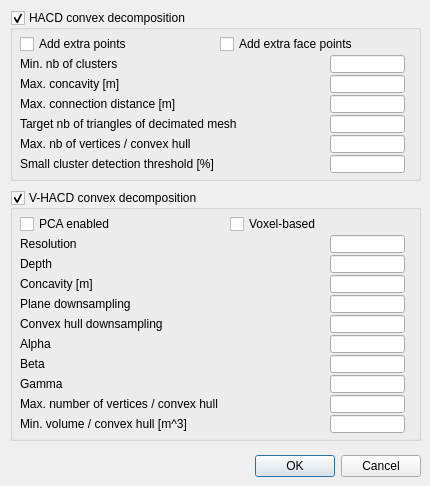
<?xml version="1.0" encoding="UTF-8"?>
<ui version="4.0">
 <class>CQDlgConvexDecomposition</class>
 <widget class="QDialog" name="CQDlgConvexDecomposition">
  <property name="geometry">
   <rect>
    <x>0</x>
    <y>0</y>
    <width>430</width>
    <height>486</height>
   </rect>
  </property>
  <property name="windowTitle">
   <string>Convex Decomposition</string>
  </property>
  <property name="locale">
   <locale language="English" country="UnitedStates"/>
  </property>
  <widget class="QDialogButtonBox" name="qqOkCancel">
   <property name="geometry">
    <rect>
     <x>10</x>
     <y>450</y>
     <width>411</width>
     <height>32</height>
    </rect>
   </property>
   <property name="standardButtons">
    <set>QDialogButtonBox::Cancel|QDialogButtonBox::Ok</set>
   </property>
  </widget>
  <widget class="QGroupBox" name="qqHACD">
   <property name="geometry">
    <rect>
     <x>10</x>
     <y>10</y>
     <width>411</width>
     <height>171</height>
    </rect>
   </property>
   <property name="title">
    <string>HACD convex decomposition</string>
   </property>
   <property name="flat">
    <bool>false</bool>
   </property>
   <property name="checkable">
    <bool>true</bool>
   </property>
   <widget class="QLineEdit" name="qqTargetBlabla">
    <property name="geometry">
     <rect>
      <x>320</x>
      <y>105</y>
      <width>75</width>
      <height>18</height>
     </rect>
    </property>
   </widget>
   <widget class="QLineEdit" name="qqMaxHullVertices">
    <property name="geometry">
     <rect>
      <x>320</x>
      <y>125</y>
      <width>75</width>
      <height>18</height>
     </rect>
    </property>
   </widget>
   <widget class="QLabel" name="label_6">
    <property name="geometry">
     <rect>
      <x>10</x>
      <y>145</y>
      <width>291</width>
      <height>18</height>
     </rect>
    </property>
    <property name="text">
     <string>Small cluster detection threshold [%]</string>
    </property>
   </widget>
   <widget class="QCheckBox" name="qqExtraDistPoints">
    <property name="geometry">
     <rect>
      <x>10</x>
      <y>25</y>
      <width>201</width>
      <height>18</height>
     </rect>
    </property>
    <property name="focusPolicy">
     <enum>Qt::StrongFocus</enum>
    </property>
    <property name="text">
     <string>Add extra points</string>
    </property>
   </widget>
   <widget class="QLabel" name="label_2">
    <property name="geometry">
     <rect>
      <x>10</x>
      <y>65</y>
      <width>211</width>
      <height>18</height>
     </rect>
    </property>
    <property name="text">
     <string>Max. concavity [m]</string>
    </property>
   </widget>
   <widget class="QLabel" name="label_4">
    <property name="geometry">
     <rect>
      <x>10</x>
      <y>105</y>
      <width>301</width>
      <height>18</height>
     </rect>
    </property>
    <property name="text">
     <string>Target nb of triangles of decimated mesh</string>
    </property>
   </widget>
   <widget class="QLineEdit" name="qqConnectDist">
    <property name="geometry">
     <rect>
      <x>320</x>
      <y>85</y>
      <width>75</width>
      <height>18</height>
     </rect>
    </property>
   </widget>
   <widget class="QLineEdit" name="qqClusters">
    <property name="geometry">
     <rect>
      <x>320</x>
      <y>45</y>
      <width>75</width>
      <height>18</height>
     </rect>
    </property>
   </widget>
   <widget class="QCheckBox" name="qqExtraFacesPoints">
    <property name="geometry">
     <rect>
      <x>210</x>
      <y>25</y>
      <width>201</width>
      <height>18</height>
     </rect>
    </property>
    <property name="focusPolicy">
     <enum>Qt::StrongFocus</enum>
    </property>
    <property name="text">
     <string>Add extra face points</string>
    </property>
   </widget>
   <widget class="QLineEdit" name="qqSmallClusterThreshold">
    <property name="geometry">
     <rect>
      <x>320</x>
      <y>145</y>
      <width>75</width>
      <height>18</height>
     </rect>
    </property>
   </widget>
   <widget class="QLineEdit" name="qqConcavity">
    <property name="geometry">
     <rect>
      <x>320</x>
      <y>65</y>
      <width>75</width>
      <height>18</height>
     </rect>
    </property>
   </widget>
   <widget class="QLabel" name="label_3">
    <property name="geometry">
     <rect>
      <x>10</x>
      <y>85</y>
      <width>301</width>
      <height>18</height>
     </rect>
    </property>
    <property name="text">
     <string>Max. connection distance [m]</string>
    </property>
   </widget>
   <widget class="QLabel" name="label_5">
    <property name="geometry">
     <rect>
      <x>10</x>
      <y>125</y>
      <width>301</width>
      <height>18</height>
     </rect>
    </property>
    <property name="text">
     <string>Max. nb of vertices / convex hull</string>
    </property>
   </widget>
   <widget class="QLabel" name="label">
    <property name="geometry">
     <rect>
      <x>10</x>
      <y>45</y>
      <width>221</width>
      <height>18</height>
     </rect>
    </property>
    <property name="text">
     <string>Min. nb of clusters</string>
    </property>
   </widget>
  </widget>
  <widget class="QGroupBox" name="qqVHACD">
   <property name="geometry">
    <rect>
     <x>10</x>
     <y>190</y>
     <width>411</width>
     <height>251</height>
    </rect>
   </property>
   <property name="title">
    <string>V-HACD convex decomposition</string>
   </property>
   <property name="flat">
    <bool>false</bool>
   </property>
   <property name="checkable">
    <bool>true</bool>
   </property>
   <widget class="QLineEdit" name="qqPlaneDownsampling">
    <property name="geometry">
     <rect>
      <x>320</x>
      <y>105</y>
      <width>75</width>
      <height>18</height>
     </rect>
    </property>
   </widget>
   <widget class="QLineEdit" name="qqConvexHullDownsampling">
    <property name="geometry">
     <rect>
      <x>320</x>
      <y>125</y>
      <width>75</width>
      <height>18</height>
     </rect>
    </property>
   </widget>
   <widget class="QLabel" name="label_8">
    <property name="geometry">
     <rect>
      <x>10</x>
      <y>145</y>
      <width>221</width>
      <height>18</height>
     </rect>
    </property>
    <property name="text">
     <string>Alpha</string>
    </property>
   </widget>
   <widget class="QCheckBox" name="qqPcaEnabled">
    <property name="geometry">
     <rect>
      <x>10</x>
      <y>25</y>
      <width>141</width>
      <height>18</height>
     </rect>
    </property>
    <property name="focusPolicy">
     <enum>Qt::StrongFocus</enum>
    </property>
    <property name="text">
     <string>PCA enabled</string>
    </property>
   </widget>
   <widget class="QLabel" name="depthLabel">
    <property name="geometry">
     <rect>
      <x>10</x>
      <y>65</y>
      <width>211</width>
      <height>18</height>
     </rect>
    </property>
    <property name="text">
     <string>Depth</string>
    </property>
   </widget>
   <widget class="QLabel" name="label_10">
    <property name="geometry">
     <rect>
      <x>10</x>
      <y>105</y>
      <width>221</width>
      <height>18</height>
     </rect>
    </property>
    <property name="text">
     <string>Plane downsampling</string>
    </property>
   </widget>
   <widget class="QLineEdit" name="qqConcavity_2">
    <property name="geometry">
     <rect>
      <x>320</x>
      <y>85</y>
      <width>75</width>
      <height>18</height>
     </rect>
    </property>
   </widget>
   <widget class="QLineEdit" name="qqResolution">
    <property name="geometry">
     <rect>
      <x>320</x>
      <y>45</y>
      <width>75</width>
      <height>18</height>
     </rect>
    </property>
   </widget>
   <widget class="QCheckBox" name="qqVoxelBased">
    <property name="geometry">
     <rect>
      <x>220</x>
      <y>25</y>
      <width>161</width>
      <height>18</height>
     </rect>
    </property>
    <property name="focusPolicy">
     <enum>Qt::StrongFocus</enum>
    </property>
    <property name="text">
     <string>Voxel-based</string>
    </property>
   </widget>
   <widget class="QLineEdit" name="qqAlpha">
    <property name="geometry">
     <rect>
      <x>320</x>
      <y>145</y>
      <width>75</width>
      <height>18</height>
     </rect>
    </property>
   </widget>
   <widget class="QLineEdit" name="qqDepth">
    <property name="geometry">
     <rect>
      <x>320</x>
      <y>65</y>
      <width>75</width>
      <height>18</height>
     </rect>
    </property>
   </widget>
   <widget class="QLabel" name="label_11">
    <property name="geometry">
     <rect>
      <x>10</x>
      <y>85</y>
      <width>221</width>
      <height>18</height>
     </rect>
    </property>
    <property name="text">
     <string>Concavity [m]</string>
    </property>
   </widget>
   <widget class="QLabel" name="label_12">
    <property name="geometry">
     <rect>
      <x>10</x>
      <y>125</y>
      <width>281</width>
      <height>18</height>
     </rect>
    </property>
    <property name="text">
     <string>Convex hull downsampling</string>
    </property>
   </widget>
   <widget class="QLabel" name="label_13">
    <property name="geometry">
     <rect>
      <x>10</x>
      <y>45</y>
      <width>221</width>
      <height>18</height>
     </rect>
    </property>
    <property name="text">
     <string>Resolution</string>
    </property>
   </widget>
   <widget class="QLineEdit" name="qqGamma">
    <property name="geometry">
     <rect>
      <x>320</x>
      <y>185</y>
      <width>75</width>
      <height>18</height>
     </rect>
    </property>
   </widget>
   <widget class="QLabel" name="gammaLabel">
    <property name="geometry">
     <rect>
      <x>10</x>
      <y>185</y>
      <width>221</width>
      <height>18</height>
     </rect>
    </property>
    <property name="text">
     <string>Gamma</string>
    </property>
   </widget>
   <widget class="QLineEdit" name="qqBeta">
    <property name="geometry">
     <rect>
      <x>320</x>
      <y>165</y>
      <width>75</width>
      <height>18</height>
     </rect>
    </property>
   </widget>
   <widget class="QLabel" name="label_14">
    <property name="geometry">
     <rect>
      <x>10</x>
      <y>165</y>
      <width>221</width>
      <height>18</height>
     </rect>
    </property>
    <property name="text">
     <string>Beta</string>
    </property>
   </widget>
   <widget class="QLabel" name="label_16">
    <property name="geometry">
     <rect>
      <x>10</x>
      <y>205</y>
      <width>301</width>
      <height>18</height>
     </rect>
    </property>
    <property name="text">
     <string>Max. number of vertices / convex hull</string>
    </property>
   </widget>
   <widget class="QLineEdit" name="qqMaxVerticesPerCh">
    <property name="geometry">
     <rect>
      <x>320</x>
      <y>205</y>
      <width>75</width>
      <height>18</height>
     </rect>
    </property>
   </widget>
   <widget class="QLabel" name="label_17">
    <property name="geometry">
     <rect>
      <x>10</x>
      <y>225</y>
      <width>301</width>
      <height>18</height>
     </rect>
    </property>
    <property name="text">
     <string>Min. volume / convex hull [m^3]</string>
    </property>
   </widget>
   <widget class="QLineEdit" name="qqMinVolumePerCh">
    <property name="geometry">
     <rect>
      <x>320</x>
      <y>225</y>
      <width>75</width>
      <height>18</height>
     </rect>
    </property>
   </widget>
  </widget>
 </widget>
 <tabstops>
  <tabstop>qqHACD</tabstop>
  <tabstop>qqExtraDistPoints</tabstop>
  <tabstop>qqExtraFacesPoints</tabstop>
  <tabstop>qqClusters</tabstop>
  <tabstop>qqConcavity</tabstop>
  <tabstop>qqConnectDist</tabstop>
  <tabstop>qqTargetBlabla</tabstop>
  <tabstop>qqMaxHullVertices</tabstop>
  <tabstop>qqSmallClusterThreshold</tabstop>
  <tabstop>qqVHACD</tabstop>
  <tabstop>qqPcaEnabled</tabstop>
  <tabstop>qqVoxelBased</tabstop>
  <tabstop>qqResolution</tabstop>
  <tabstop>qqDepth</tabstop>
  <tabstop>qqConcavity_2</tabstop>
  <tabstop>qqPlaneDownsampling</tabstop>
  <tabstop>qqConvexHullDownsampling</tabstop>
  <tabstop>qqAlpha</tabstop>
  <tabstop>qqBeta</tabstop>
  <tabstop>qqGamma</tabstop>
  <tabstop>qqMaxVerticesPerCh</tabstop>
  <tabstop>qqMinVolumePerCh</tabstop>
  <tabstop>qqOkCancel</tabstop>
 </tabstops>
 <resources/>
 <connections/>
</ui>
